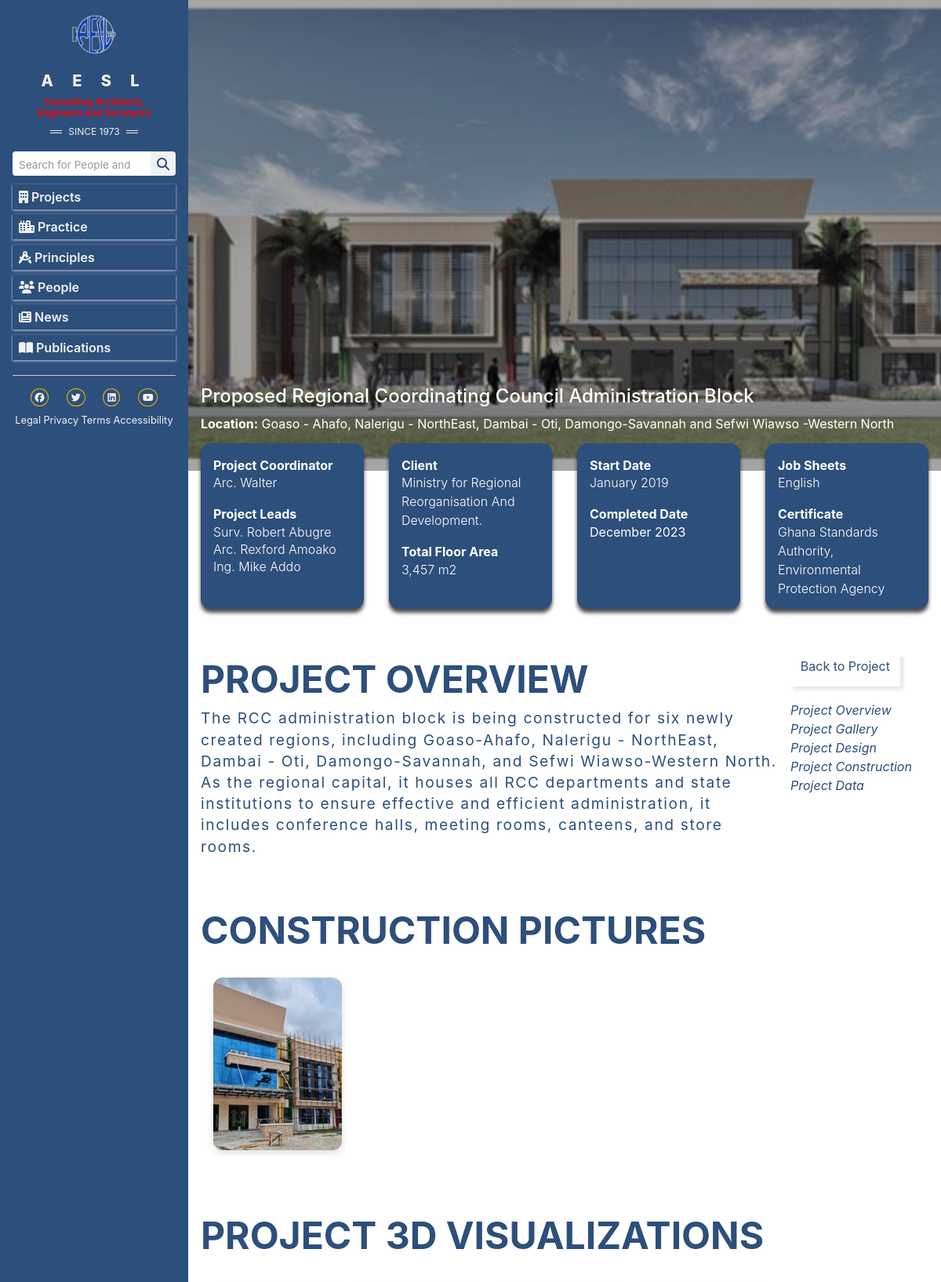
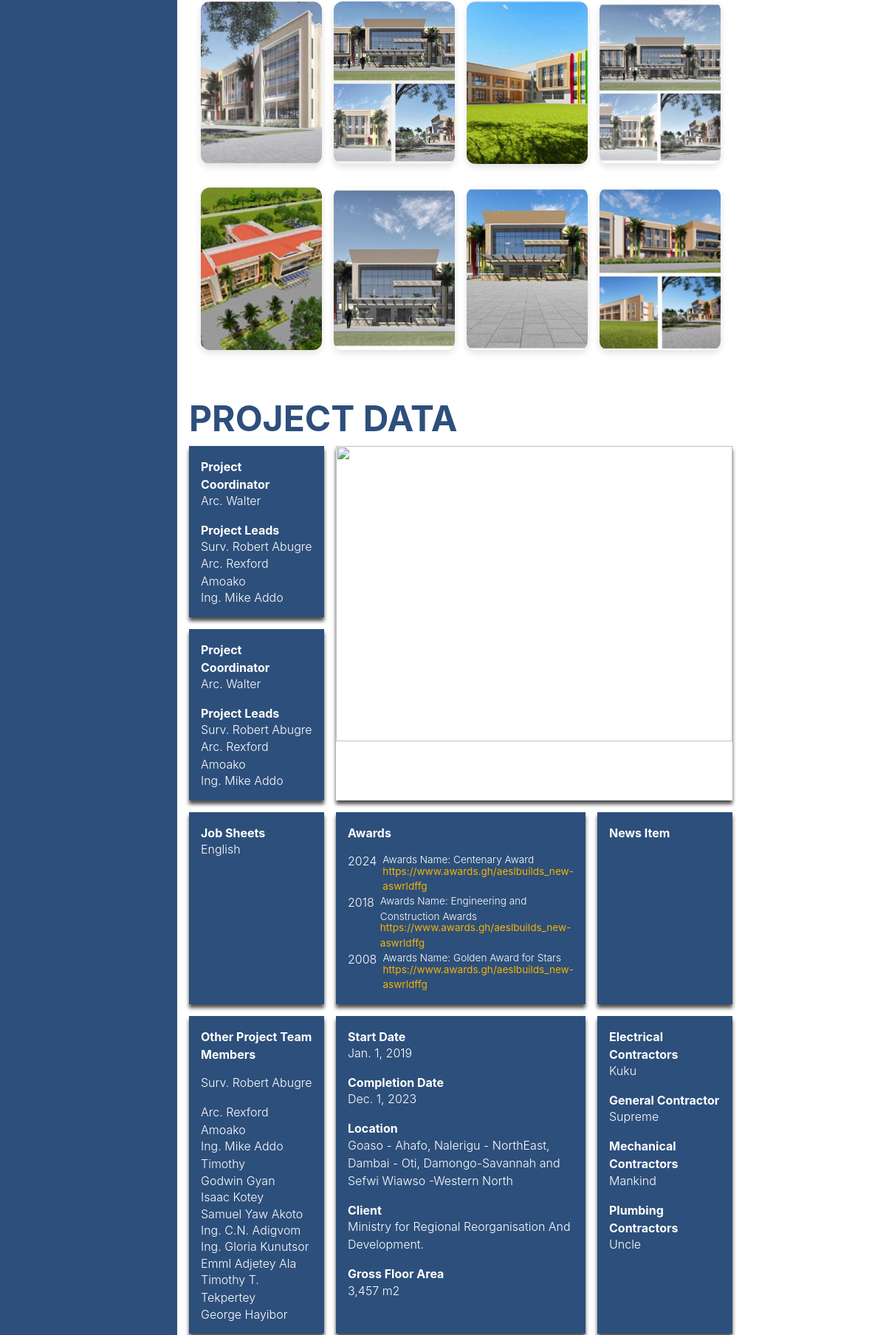
The page /project/proposed-regional-coordinating-council-administration-block/ (upper part) on the database its author committed (2 pictures, top to bottom).
### frontend/models.py (models this page shows, shortened)
class ImageOptimizeMixin:
    IMAGE_MAX_SIZE = (1200, 1200)
    IMAGE_QUALITY = 85

class Project(models.Model, ImageOptimizeMixin):
    title = models.CharField(max_length=200)
    client = models.CharField(max_length=200)
    location = models.CharField(max_length=300, default="Accra")
    picture = models.ImageField(
        upload_to="projects/main_pictures/", blank=True, null=True, max_length=200
    )
    little_text_details = models.TextField()
    project_coordinator = models.CharField(max_length=150)
    project_leaders = models.ManyToManyField(ProjectLeader, related_name="projects")
    other_team_members = models.ManyToManyField(
        ProjectTeamMember, related_name="projects", blank=True
    )
    total_floor_area = models.CharField(max_length=100)
    start_date = models.DateField()
    completed_date = models.DateField(blank=True, null=True)
    job_sheets = models.CharField(max_length=300, blank=True)
    certificate = models.CharField(max_length=300, blank=True)
    category = models.ForeignKey(
        ProjectCategory, on_delete=models.SET_NULL, null=True, related_name="projects"
    )
    created_at = models.DateTimeField(auto_now_add=True)
    slug = models.SlugField(
        max_length=250,
        blank=True,
        help_text="Auto-generated from title for clean URLs",
    )

class ProjectLeader(models.Model):
    full_name = models.CharField(max_length=150)

class ProjectImage(models.Model, ImageOptimizeMixin):
    PROJECT_PICTURE = "project"
    CONSTRUCTION_PICTURE = "construction"
    PROJECT_3D_VISUALIZATIONS_PICTURE = "project_3d_visualizations"
    IMAGE_TYPE_CHOICES = [
        (PROJECT_PICTURE, "Project Pictures"),
        (CONSTRUCTION_PICTURE, "Construction Pictures"),
        (PROJECT_3D_VISUALIZATIONS_PICTURE, "Project 3D Visualizations"),
    ]
    project = models.ForeignKey(
        Project, on_delete=models.CASCADE, related_name="gallery"
    )
    image = models.ImageField(upload_to="projects/gallery/")
    image_type = models.CharField(max_length=30, choices=IMAGE_TYPE_CHOICES)
    uploaded_at = models.DateTimeField(auto_now_add=True)

class ProjectAward(models.Model):
    project = models.ForeignKey(
        Project, on_delete=models.CASCADE, related_name="awards"
    )
    year = models.PositiveIntegerField()
    award_name = models.CharField(max_length=200)
    awarded_by = models.CharField(max_length=200)
    website = models.URLField(blank=True)
    created_at = models.DateTimeField(auto_now_add=True)
    class Meta:
        ordering = ["-year", "award_name"]

class ProjectTeamMember(models.Model):
    full_name = models.CharField(max_length=150)

class ProjectContractor(models.Model):
    project = models.ForeignKey(
        Project, on_delete=models.CASCADE, related_name="contractors"
    )
    role = models.ForeignKey(
        ContractorRole, on_delete=models.PROTECT, related_name="project_contractors"
    )
    company_name = models.CharField(max_length=200)
    class Meta:
        unique_together = ("project", "role")
        ordering = ("role__name",)

class ContractorRole(models.Model):
    name = models.CharField(max_length=150, unique=True)
    class Meta:
        verbose_name = "Contractor Role"
        verbose_name_plural = "Contractor Roles"

### frontend/views.py (the view)
# urls.py: path("project/<slug:slug>/", ProjectDetailView.as_view(), name="project_detail"),
class ProjectDetailView(DetailView):
    model = Project
    template_name = "frontend/project_detail.html"
    context_object_name = "project"  # Default is 'object', but we can use 'project'
    slug_field = "slug"  # ← add this
    slug_url_kwarg = "slug"
    def get_context_data(self, **kwargs):
        context = super().get_context_data(**kwargs)
        project = self.get_object()
        context["project_pictures"] = project.gallery.filter(image_type="project")
        context["construction_pictures"] = project.gallery.filter(
            image_type="construction"
        )
        context["project_3d_visualization_picture"] = project.gallery.filter(
            image_type="project_3d_visualizations"
        )
        context["title"] = "Projects"
        return context

### templates/frontend/project_detail.html (shortened to what this page needs)
{% extends 'base.html' %}
{% load static %}
{% block content %}
{% if project.picture %}
<section style="background-image: url('{{ project.picture.url }}')" class="projects__detail__parallax">
    <div class="projects__detail__overlay"></div>
    <div class="details__content">
      <h4>{{project.title}}</h4>
      <p><strong>Location:</strong> {{ project.location }}</p>
    </div>
  </section>
{% endif %}
<section class="details__cards">
  <div class="details__card">
    <div class="details__card-head">
      <p class="details__head">Project Coordinator</p>
      <p class="details__body">{{ project.project_coordinator }}</p>
    </div>
    <div class="details__card-body">
      <p class="details__head">Project Leads</p>
        {% for leader in project.project_leaders.all %}
          <p class="details__body">{{ leader.full_name }}</p>
        {% endfor %}
    </div>
  </div>
  <div class="details__card">
    <div class="details__card-head">
      <p class="details__head">Client</p>
      <p class="details__body">{{ project.client }}</p>
    </div>
    <div class="details__card-body">
      <p class="details__head">Total Floor Area</p>
      <p class="details__body">{{ project.total_floor_area }}</p>
    </div>
  </div>
  <div class="details__card">
    <div class="details__card-head">
      <p class="details__head">Start Date</p>
      <p class="details__body">{{ project.start_date|date:"F Y" }}</p>
    </div>
    <div class="details__card-body">
      <p class="details__head">Completed Date</p>
      {% if project.completed_date %}
        {{ project.completed_date|date:"F Y" }}
      {% else %}
        <span class="details__body">Work in Progress</span>
      {% endif %}
    </div>
  </div>
    <div class="details__card">
      <div class="details__card-head">
        {% if project.job_sheets %}
        <p class="details__head">Job Sheets</p>
        <p class="details__body">{{ project.job_sheets }}</p>
        {% endif %}
      </div>
      <div class="details__card-body">
        <p class="details__head">Certificate</p>
        {% if project.certificate %}
          <p class="details__body">{{ project.certificate }}</p>
        {% else %}
          <p class="details__body"></p>
        {% endif %}
      </div>
    </div>
</section>
<section class="details__wrapper">
  <div class="wrapper__1">
    <section id="overview" class="project__details-text">
      <h2>Project Overview</h2>
      <p>{{ project.little_text_details }}</p>
    </section>
    {% if construction_pictures %}
    <section id="construction" class="projects__construction-gallery">
      <h2>Construction Pictures</h2>
      <div class="civic__culture-gallery">
        {% for img in construction_pictures %}
        <figure class="culture-card">
          <img src="{{ img.image.url }}" alt="Project Image">
        </figure>
        {% empty %}
        <p>No project pictures available.</p>
        {% endfor %}
      </div>
    </section>
    {% endif %}
    {% if project_3d_visualization_picture %}
    <section id="construction" class="projects__construction-gallery">
      <h2>Project 3D Visualizations</h2>
      <div class="civic__culture-gallery">
        {% for img in project_3d_visualization_picture %}
        <figure class="culture-card">
          <img src="{{ img.image.url }}" alt="Project Image">
        </figure>
        {% empty %}
        <p>No project pictures available.</p>
        {% endfor %}
      </div>
    </section>
    {% endif %}
  <section id="data" class="projects__detail-data">
    <h2>Project Data</h2>
    <div class="projects__data">
      <div class="data__grid-top">
        <div style="border-radius:0px" class="details__card">
          <div class="details__card-head">
            <p class="details__head">Project Coordinator</p>
            <p class="details__body">{{ project.project_coordinator }}</p>
          </div>
          <div class="details__card-body">
            <p class="details__head">Project Leads</p>
            {% for leader in project.project_leaders.all %}
            <p class="details__body">{{ leader.full_name }}</p>
            {% endfor %}
          </div>
        </div>
        <div style="border-radius:0px" class="details__card">
          <div class="details__card-head">
            <p class="details__head">Project Coordinator</p>
            <p class="details__body">{{ project.project_coordinator }}</p>
          </div>
          <div class="details__card-body">
            <p class="details__head">Project Leads</p>
            {% for leader in project.project_leaders.all %}
            <p class="details__body">{{ leader.full_name }}</p>
            {% endfor %}
          </div>
        </div>
      </div>
      <div class="projects__data-span">
        <img src="{% static 'img/statlight.jpg' %}" />
      </div>
      <div style="border-radius:0px" class="details__card">
        <div class="details__card-head">
          {% if project.job_sheets %}
          <p class="details__head">Job Sheets</p>
          <p class="details__body">{{ project.job_sheets }}</p>
          {% endif %}
        </div>
      </div>
      <div style="border-radius:0px" class="details__card">
        <div class="details__card-head">
          <p class="details__head">Awards</p>
        </div>
        <div class="details__card-body">
          {% for award in project.awards.all %}
          <div class="awards__container">
            <p class="details__body">{{ award.year }}</p>
            <div class="award__detail">
              <p class="details__body">Awards Name: {{ award.award_name}}</p>
              {% if award.website %}
              <a href="{{ award.website }}" target="_blank">{{ award.website }}</a>
              {% endif %}
            </div>
          </div>
          {% endfor %}
        </div>
      </div>
      <div style="border-radius:0px" class="details__card">
        <div class="details__card-head">
          <p class="details__head">News Item</p>
        </div>
      </div>
      <div style="border-radius:0px" class="details__card">
        <div class="details__card-head">
          <p class="details__head">Other Project Team Members</p>
        </div>
        <div class="details__card-body">
          {% for member in project.other_team_members.all %}
          <p class="details__body">{{ member.full_name }}</p>
          {% empty %}
          <p>No additional team members</p>
          {% endfor %}
        </div>
      </div>
      <div style="border-radius:0px" class="details__card">
        <div class="details__card-head">
          <p class="details__head">Start Date</p>
          <p class="details__body">{{ project.start_date }}</p>
          <p class="details__head">Completion Date</p>
          <p class="details__body">{{ project.completed_date }}</p>
          <p class="details__head">Location</p>
          <p class="details__body">{{ project.location }}</p>
          <p class="details__head">Client</p>
          <p class="details__body">{{ project.client }}</p>
          <p class="details__head">Gross Floor Area</p>
          <p class="details__body">{{ project.total_floor_area }}</p>
        </div>
      </div>
      <div style="border-radius:0px" class="details__card">
        {% if project.contractors.exists %}
        <div class="details__card-head">
          {% for contractor in project.contractors.all %}
          <p class="details__head">{{ contractor.role.name }}</p>
          <p class="details__body">{{ contractor.company_name }}</p>
          {% endfor %}
        </div>
        {% endif %}
      </div>
    </div>
  </section>
  </div>
  <aside class="wrapper_2">
    <a href="{% url 'projects' %}">Back to Project</a>
    <div class="wrapper__links">
      <a href="#overview">Project Overview</a>
      <a href="#gallery">Project Gallery</a>
      <a href="#design">Project Design</a>
      <a href="#construction">Project Construction</a>
      <a href="#data">Project Data</a>
  </aside>
</section>
{% endblock content %}

### static/css/base.css (style rules this page uses)
*, *::before, *::after { margin: 0; padding: 0; box-sizing: border-box; }
:root { --primary-color: #2d4f7b; --secondary-color: #F4B400; --secondary-color-light: #F6BE2C; --text-color: #1a1a1a; --text-base-color: #f1f1f1; --background-color: #f5f5f5; --font-family: "Ubuntu", sans-serif; }
html { font-size: 16px; scroll-behavior: smooth; }
body { font-family: var(--font-family); line-height: 1.6; color: #1a1a1a; background-color: #f9f9f9; }
h1, h2, h3, h4, h5, h6 { font-weight: 600; margin-bottom: 1rem; }
img { max-width: 100%; display: block; }

### static/css/utilities.css (style rules this page uses)
.civic__culture-gallery { display: grid; grid-template-columns: repeat(4, 1fr); gap: 1rem; margin: 2rem auto; padding: 0 1rem; max-width: 1400px; }
.culture-card { background: #fff; border-radius: 12px; overflow: hidden; box-shadow: 0 4px 10px rgba(0, 0, 0, 0.12); transition: all 0.3s ease; display: flex; flex-direction: column; }
.culture-card img { width: 100%; height: 220px; object-fit: cover; object-position: center; background: #f8f9fa; display: block; }

### static/css/projects.css (style rules this page uses)
.projects__detail__parallax { position: relative; height: 75vh; background-position: 30% 33%; background-size: cover; background-repeat: no-repeat; display: flex; flex-direction: column; justify-content: start; align-items: start; }
.projects__detail__overlay { position: absolute; inset: 0; background: rgba(0, 0, 0, 0.35); }
.details__content { position: absolute; color: white; padding: 1rem; bottom: 1rem; z-index: 2; }
.details__cards { display: grid; grid-template-columns: repeat(4, 1fr); gap: 2rem; position: relative; padding: 0.8rem 1rem; top: -3rem; z-index: 9; }
.details__card { border-radius: 0.8rem; background-color: var(--primary-color); color: #fff; padding: 1rem; box-shadow: 0 5px 5px rgba(0, 0, 0, 0.7); }
.details__card-head { margin-bottom: 1rem; }
.details__head { font-weight: 700; margin-bottom: -0.1rem; }
.details__card-body p:not(:first-of-type) { margin-bottom: -0.1rem; }
.details__body { font-weight: 300; }
.details__wrapper { display: grid; grid-template-columns: repeat(5, 1fr); gap: 1; overflow: hidden; }
.wrapper__1 { grid-column: span 4; }
.wrapper_2 { grid-column: span 1; margin-bottom: 2rem; }
.wrapper_2>a { color: var(--primary-color); padding: 1rem 0.8rem; box-shadow: 4px 4px 4px rgba(0, 0, 0, 0.1); margin-bottom: 3rem; }
.wrapper__links { display: flex; justify-content: start; align-items: start; flex-direction: column; margin-top: 2rem; }
.wrapper__links a { color: var(--primary-color); font-style: italic; transition: hover cubic-bezier(0.785, 0.135, 0.15, 0.86); }
.project__details-text, .projects__details-gallery, .projects__construction-gallery, .projects__detail-data { padding: 0 1rem; }
.project__details-text h2, .projects__details-gallery h2, .projects__construction-gallery h2, .projects__detail-data h2 { font-size: 3rem; text-transform: uppercase; color: var(--primary-color); font-weight: 700; }
.project__details-text p { letter-spacing: 0.1rem; line-height: 1.7rem; font-size: 1.2rem; color: var(--primary-color); }
.projects__construction-gallery h2 { margin-top: 4rem; }
.projects__detail-data { margin-top: 3rem; }
.data__grid-top { display: grid; grid-template-columns: repeat(1, 1fr); gap: 1rem; }
.projects__data { display: grid; grid-template-columns: repeat(3, 1fr); gap: 1rem; }
.projects__data-span { grid-column: span 2; box-shadow: 0 5px 5px rgba(0, 0, 0, 0.7); }
.projects__data-span img { width: 100%; height: 400px; }
.awards__container { display: flex; justify-content: start; align-items: start; }
.award__detail { font-size: 0.85rem; margin-left: 0.5rem; }
.award__detail p { margin-bottom: -0.3rem; }
.award__detail a { color: var(--secondary-color); }

### rows shown on the page
Project: picture (picture), title "Proposed Regional Coordinating Council Administration Block", location "Goaso - Ahafo, Nalerigu - NorthEast, Dambai - Oti, Damongo-Savannah and Sefwi Wiawso -Western North", project_coordinator "Arc. Walter", client "Ministry for Regional Reorganisation And Development.", total_floor_area "3,457 m2", start_date "January 2019", completed_date "December 2023", job_sheets "English", certificate "Ghana Standards Authority, Environmental Protection Agency", little_text_details "The RCC administration block is being constructed for six newly created regions, including Goaso-Ahafo, Nalerigu - NorthEast, Dambai - Oti, Damongo-Savannah, and Sefwi Wiawso-Western North. As the regional capital, it houses all RCC departments and state institutions to ensure effective and efficient administration, it includes conference halls, meeting rooms, canteens, and store rooms.", start_date "Jan. 1, 2019", completed_date "Dec. 1, 2023"
ProjectLeader: full_name "Surv. Robert Abugre"
ProjectLeader: full_name "Arc. Rexford Amoako"
ProjectLeader: full_name "Ing. Mike Addo"
ProjectImage: image (picture)
ProjectImage: image (picture)
ProjectImage: image (picture)
ProjectImage: image (picture)
ProjectImage: image (picture)
ProjectImage: image (picture)
ProjectImage: image (picture)
ProjectImage: image (picture)
ProjectImage: image (picture)
ProjectAward: year "2024", award_name "Centenary Award", website "https://www.awards.gh/aeslbuilds_new-aswrldffg"
ProjectAward: year "2018", award_name "Engineering and Construction Awards", website "https://www.awards.gh/aeslbuilds_new-aswrldffg"
ProjectAward: year "2008", award_name "Golden Award for Stars", website "https://www.awards.gh/aeslbuilds_new-aswrldffg"
ProjectTeamMember: full_name "Surv. Robert Abugre"
ProjectTeamMember: full_name "Arc. Rexford Amoako"
ProjectTeamMember: full_name "Ing. Mike Addo Timothy"
ProjectTeamMember: full_name "Godwin Gyan"
ProjectTeamMember: full_name "Isaac Kotey"
ProjectTeamMember: full_name "Samuel Yaw Akoto"
ProjectTeamMember: full_name "Ing. C.N. Adigvom"
ProjectTeamMember: full_name "Ing. Gloria Kunutsor"
ProjectTeamMember: full_name "Emml Adjetey Ala"
ProjectTeamMember: full_name "Timothy T. Tekpertey"
ProjectTeamMember: full_name "George Hayibor"
ProjectContractor: role.name "Electrical Contractors", company_name "Kuku"
ProjectContractor: role.name "General Contractor", company_name "Supreme"
ProjectContractor: role.name "Mechanical Contractors", company_name "Mankind"
ProjectContractor: role.name "Plumbing Contractors", company_name "Uncle"
